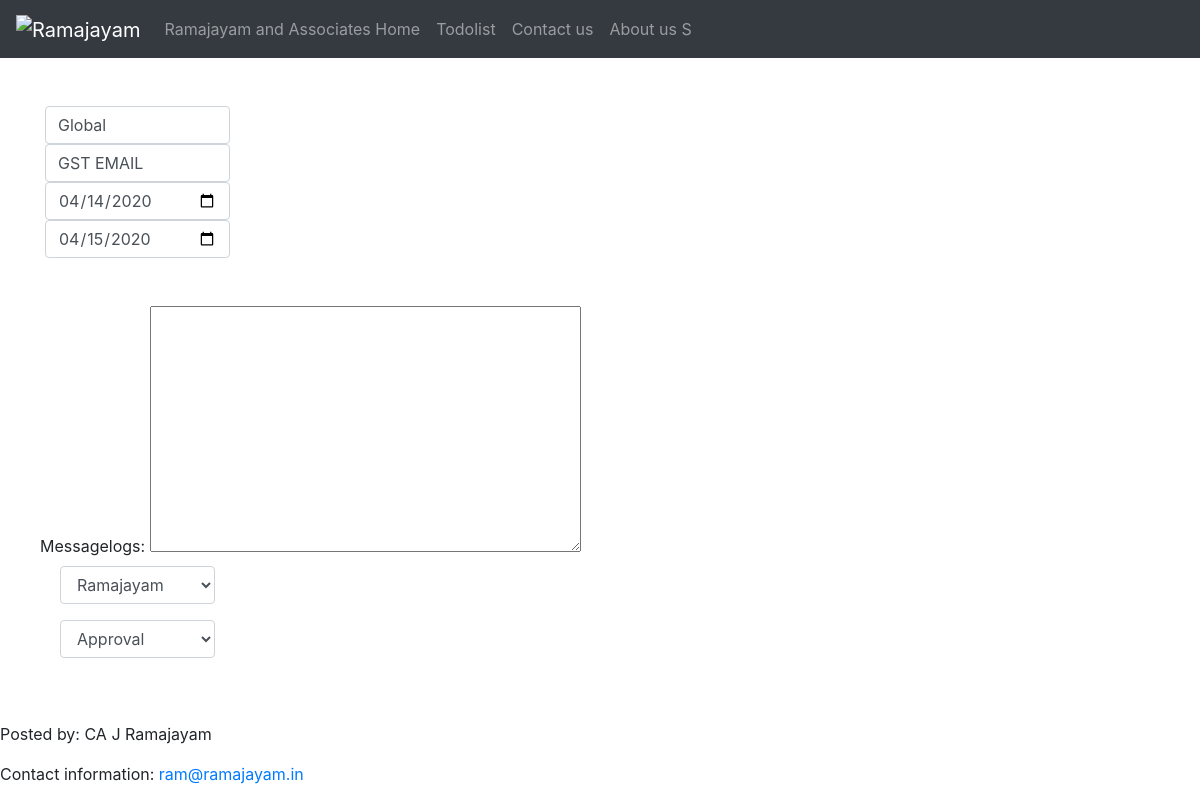
Page /todolist/view/1 (signed in) on the committed database.
### todolist_app/models.py (models this page shows, shortened)
class Tasklist(models.Model):
    clientname= models.CharField(max_length=100,null=True,blank=True)
    task = models.CharField(max_length=100)
    startdate = models.DateField(default=timezone.now, blank=True, null=True)
    enddate = models.DateField(blank=True, null=True)
    assignee = models.CharField(max_length=30)
    status = models.CharField(max_length=30)
    priority = models.CharField(max_length=100,null=True)
    fstatus = models.BooleanField(default=False)

### todolist_app/views.py (the view)
# urls.py: path('view/<task_id>', views.view_task, name='view_task'),
@login_required
def view_task(request, task_id):
          task_obj = Tasklist.objects.get(pk=task_id)
          return render(request, 'viewlogs.html', {'task_obj': task_obj})

### todolist_app/templates/viewlogs.html (shortened to what this page needs)
{% extends 'base.html' %}
{% block content %}
    <div class="container">
            <form method="POST">
                <input type="text" class="form-control col-lg-2" name="clientname" placeholder="{{ task_obj.clientname }}" value = "{{ task_obj.clientname }}" >
                <input type="text" class="form-control col-lg-2" name="task" placeholder="{{ task_obj.task }}" value = "{{ task_obj.task }}" >
                <input type="date" class="form-control col-lg-2" name="startdate" value="{% if task_obj.startdate %}{{ task_obj.startdate |date:"Y-m-d" }}{% endif %}">
                <input type="date" class="form-control col-lg-2" name="enddate" value="{% if task_obj.enddate %}{{ task_obj.enddate |date:"Y-m-d" }}{% endif %}">
                <div class="form-row field-messagelogs">
                    <div>
                        <label for="task_obj.messagelogs">Messagelogs:</label>
                        <textarea name="messagelogs" cols="40" rows="10" class="vLargeTextField" id="messagelogs"  >{{ task_obj.messagelogs }} </textarea>
                    </div>
                </div>
                <div class="form-group col-lg-2">
                    <select class="form-control" id="assignee" name="assignee">
                        <option selected>{{ task_obj.assignee }}</option>
                    </select>
                </div>
                <div class="form-group col-lg-2">
                    <select class="form-control" id="status" name="status">
                    <option selected>{{ task_obj.status }}</option>
                    </select>
                </div>
            </form>
    </div>
{% endblock content %}

### rows in the picture
Tasklist: clientname "Global", task "GST EMAIL", startdate "04/14/2020", enddate "04/15/2020", assignee "Ramajayam", status "Approval"
